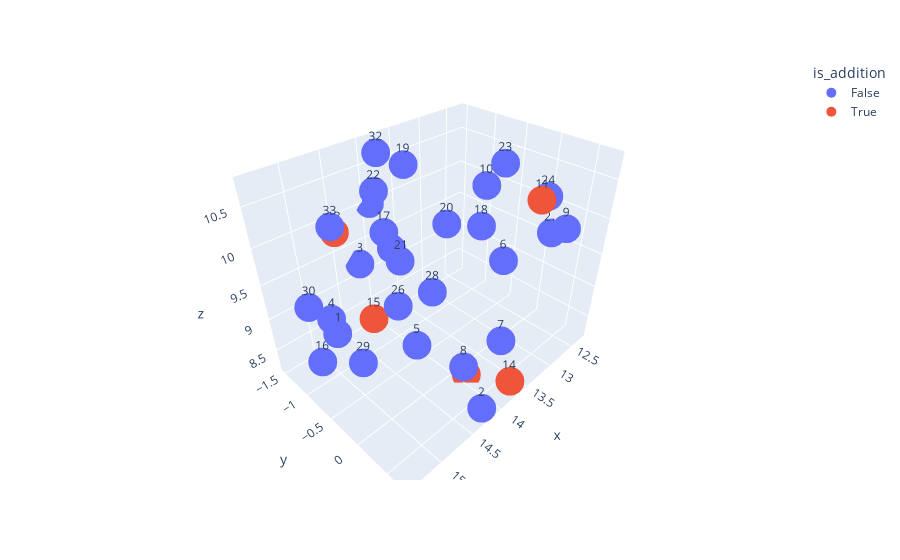

Here is the notebook cell this chart was saved with:
### Code cell
import plotly.express as px

fig = px.scatter_3d(tf_idf_reduced, y="y", x="x", z="z", text="chapter", color="is_addition")
fig.update_traces(marker_size=10)
fig.show()

### Figure 1 — Plotly figure (JSON) as saved in the notebook; plotly's stock layout.template omitted (floating-point values rounded to 4 significant figures)
{"data": [{"hovertemplate": "is_addition=False<br>x=%{x}<br>y=%{y}<br>z=%{z}<br>chapter=%{text}<extra></extra>", "legendgroup": "False", "marker": {"color": "#636efa", "size": 10, "symbol": "circle"}, "mode": "markers+text", "name": "False", "scene": "scene", "showlegend": true, "text": ["1", "2", "3", "4", "5", "6", "7", "8", "9", "10", "16", "17", "18", "19", "20", "21", "22", "23", "24", "25", "26", "27", "28", "29", "30", "31", "32", "33"], "type": "scatter3d", "x": [15.35, 14.25, 14.21, 15.04, 14.22, 12.98, 13.59, 14.21, 12.69, 12.81, 15.4, 14.72, 12.84, 13.62, 14.0, 14.21, 14.41, 12.91, 12.38, 13.94, 14.62, 12.29, 13.68, 15.11, 15.36, 13.85, 14.0, 14.85], "y": [-0.3152, 0.7049, -1.475, -0.9463, -0.4063, -0.1066, 0.4111, 0.3681, 0.5327, -0.5886, -0.6381, -0.2684, -0.6081, -1.221, -0.1236, -0.6559, -0.788, -0.2495, 0.05009, -1.517, -0.2438, 0.1076, -0.6806, -0.291, -0.8058, -1.255, -1.242, -1.021], "z": [9.508, 8.307, 9.232, 9.12, 8.524, 9.349, 8.725, 8.699, 9.963, 10.17, 8.916, 10.44, 9.591, 10.5, 10.29, 9.673, 10.58, 10.6, 10.09, 9.994, 9.477, 9.555, 8.917, 8.94, 9.565, 9.408, 10.75, 10.24]}, {"hovertemplate": "is_addition=True<br>x=%{x}<br>y=%{y}<br>z=%{z}<br>chapter=%{text}<extra></extra>", "legendgroup": "True", "marker": {"color": "#EF553B", "size": 10, "symbol": "circle"}, "mode": "markers+text", "name": "True", "scene": "scene", "showlegend": true, "text": ["11", "12", "13", "14", "15"], "type": "scatter3d", "x": [12.92, 13.94, 14.58, 13.78, 14.47], "y": [0.3022, 0.1845, -1.382, 0.7316, -0.9122], "z": [10.33, 8.231, 9.899, 8.413, 8.805]}], "layout": {"legend": {"title": {"text": "is_addition"}, "tracegroupgap": 0}, "margin": {"t": 60}, "scene": {"domain": {"x": [0, 1], "y": [0, 1]}, "xaxis": {"title": {"text": "x"}}, "yaxis": {"title": {"text": "y"}}, "zaxis": {"title": {"text": "z"}}}}}
